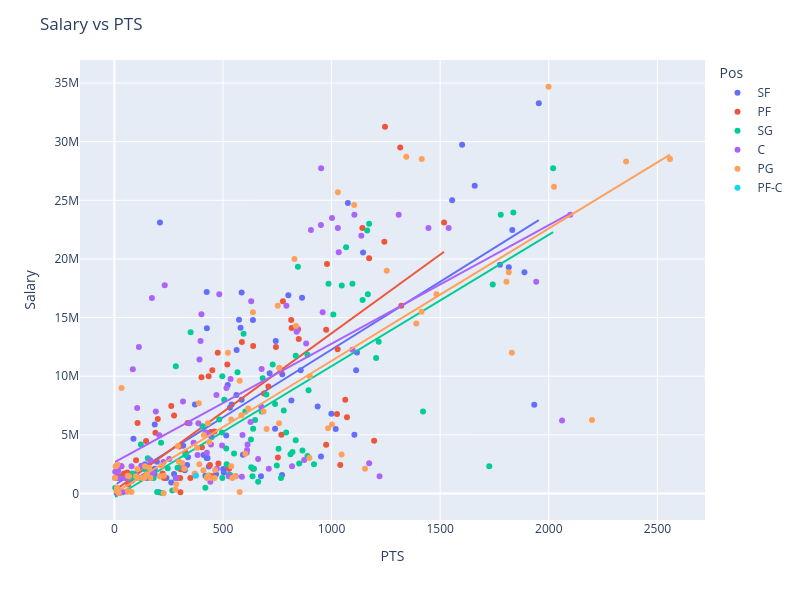
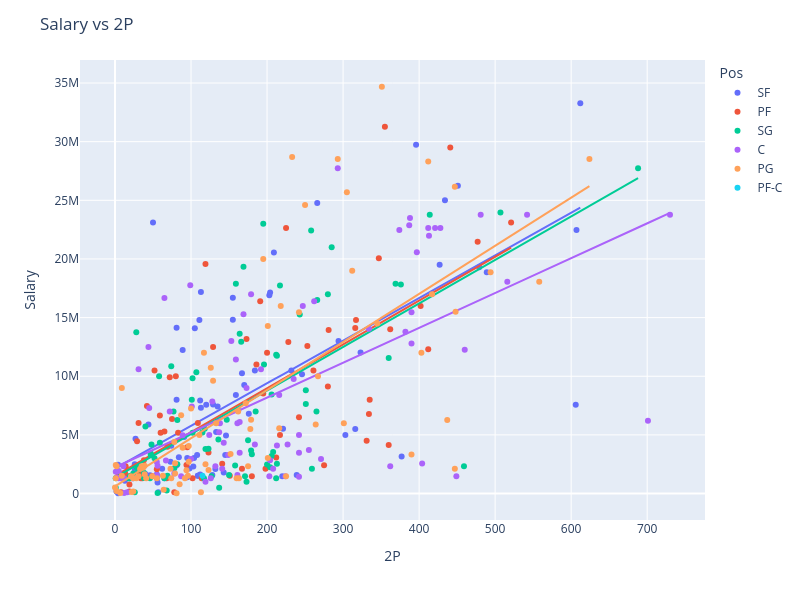
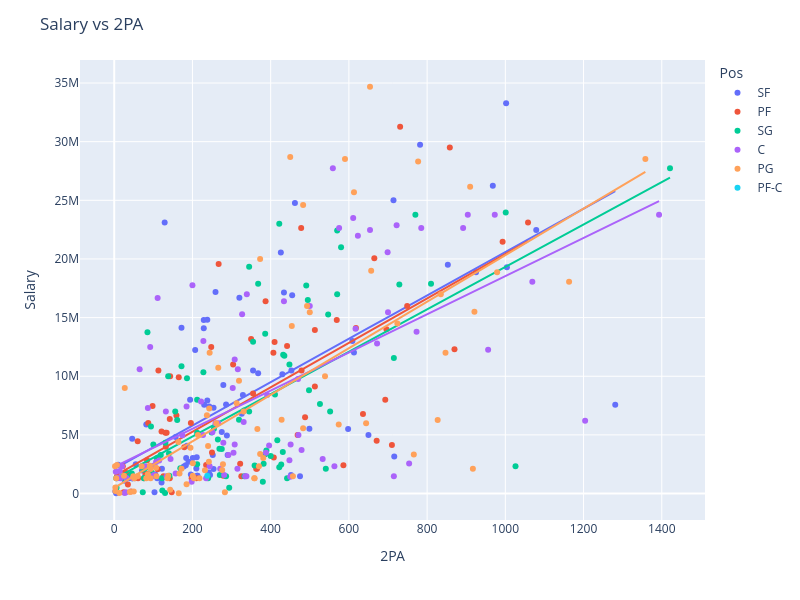
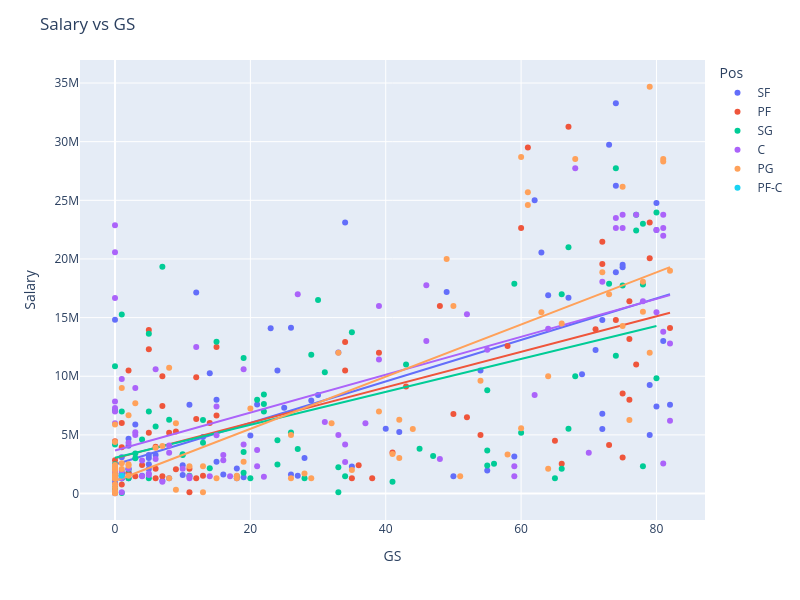

These figures' notebook cell, in order:
### Markdown cell above
## Analisis del rendimiento: Salary vs métricas claves

Analizamos cómo las estadisticas Puntos, Asistencias y Rebotes afectan al salario de los jugadores.

El objetivo es buscar **líneas de tendencia** que nos indiquen cómo estas métricas influyen en el salario. (más puntos = más salario, etc)

Los puntos muy alejados **dispersos** de la linea de tendencia indican "Anomalías" o "outliers", es decir, jugadores que ganan mucho más o mucho menos de lo que su rendimiento indicaría. (Jugadores a los que se les paga mucho más por su fama, marketing, etc)

### Code cell
top_metrics = ['PTS','2P','2PA','GS','MP','DRB','STL','AST','PF','3P','3PA','ORB','BLK','G','Age']
top_metrics = [c for c in top_metrics if c in df.columns]

for col in top_metrics:
    fig = px.scatter(
        df_clean, x=col, y="Salary",
        color='Pos' if 'Pos' in df_clean.columns else None,
        hover_data=[c for c in ["Player", "Team", "Pos", "Age", "MP", col, "Salary"] if c in df.columns],
        trendline="ols"
    )
    fig.update_layout(title=f"Salary vs {col}", width=800, height=600)

    fig.show()
